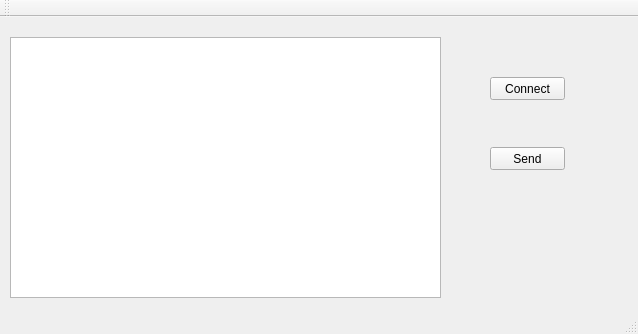
<?xml version="1.0" encoding="UTF-8"?>
<ui version="4.0">
 <class>server</class>
 <widget class="QMainWindow" name="server">
  <property name="geometry">
   <rect>
    <x>0</x>
    <y>0</y>
    <width>638</width>
    <height>334</height>
   </rect>
  </property>
  <property name="windowTitle">
   <string>server</string>
  </property>
  <widget class="QWidget" name="centralWidget">
   <widget class="QTextEdit" name="textEdit">
    <property name="geometry">
     <rect>
      <x>10</x>
      <y>20</y>
      <width>431</width>
      <height>261</height>
     </rect>
    </property>
   </widget>
   <widget class="QPushButton" name="Connect">
    <property name="geometry">
     <rect>
      <x>490</x>
      <y>60</y>
      <width>75</width>
      <height>23</height>
     </rect>
    </property>
    <property name="text">
     <string>Connect</string>
    </property>
   </widget>
   <widget class="QPushButton" name="send">
    <property name="geometry">
     <rect>
      <x>490</x>
      <y>130</y>
      <width>75</width>
      <height>23</height>
     </rect>
    </property>
    <property name="text">
     <string>Send</string>
    </property>
   </widget>
  </widget>
  <widget class="QMenuBar" name="menuBar">
   <property name="geometry">
    <rect>
     <x>0</x>
     <y>0</y>
     <width>638</width>
     <height>21</height>
    </rect>
   </property>
  </widget>
  <widget class="QToolBar" name="mainToolBar">
   <attribute name="toolBarArea">
    <enum>TopToolBarArea</enum>
   </attribute>
   <attribute name="toolBarBreak">
    <bool>false</bool>
   </attribute>
  </widget>
  <widget class="QStatusBar" name="statusBar"/>
 </widget>
 <layoutdefault spacing="6" margin="11"/>
 <resources/>
 <connections/>
</ui>
